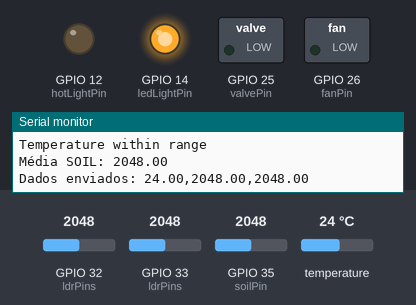
A program run on a simulated ESP32. Shown: switched loads named in the program (green lamp = pin HIGH), output pins drawn as LEDs (lit = HIGH), the last lines printed to the serial monitor. The inputs (shaded band) are chosen by the test bench; at power-on: temperature 24 °C, GPIO 32 (ldrPins) = 2048, GPIO 33 (ldrPins) = 2048, GPIO 35 (soilPin) = 2048. Nothing arrives over Bluetooth unless stated.

Above: at 6.8 s.
6.9 s: temperature set to 25.6 °C
13.9 s: temperature set to 26.8 °C
At 17.0 s:
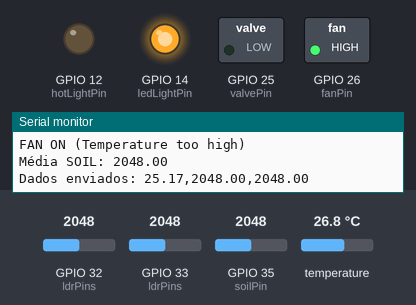
18.3 s: temperature set to 25.2 °C
25.9 s: temperature set to 24.7 °C
30.3 s: temperature set to 23.5 °C
At 32.1 s:
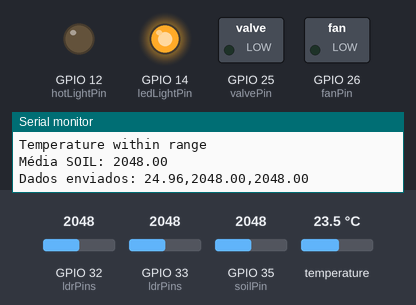
Timing chart, 0 to 33.6 s (numbered marks = the images above; inputs shaded):
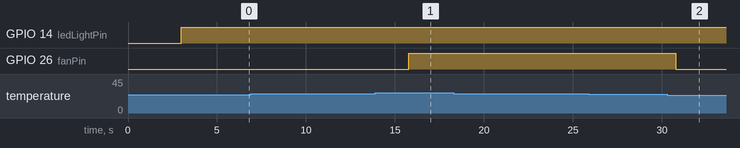

The program:

main.cpp
```cpp
//  Pages includes
#include <Arduino.h>
#include <Wire.h>
#include <OneWire.h>
#include <DallasTemperature.h>
#include <time.h>
#include <BluetoothSerial.h>
#include "ldrRead.h"
#include "soilRead.h"
#include "relays.h"
#include "general.h"
#include "bluetooth.h"
#include "control.h"

// CONSTANTS
extern const float MAX_TEMP = 24.0;
extern const float MIN_TEMP = 16.0;
extern const int ENOUGH_LIGHT = 1200; // Valor de luminosidade suficiente (Quanto menor o número, mais luminoso)
extern const int DRY = 3000;          // Valor lido quando o solo está totalmente seco
extern const int WET = 2000;          // Valor lido quando o solo está submerso na água

//  Digital Pin's
extern const int hotLightPin = 12;
extern const int ledLightPin = 14;
extern const int fanPin = 26;
extern const int valvePin = 25;

//  Analog Pin's
extern const int ldrPins[2] = {33, 32};
extern const int soilPin = 35;

// temp sensor:
#define ONE_WIRE_BUS 2
OneWire oneWire(ONE_WIRE_BUS);
DallasTemperature sensors(&oneWire);

//  Arrays de armazenamento
float measuresTemp[10] = {0};
float measuresLDR[10] = {0};
float measuresSOIL[10] = {0};

//  Variáveis de armazenamento
float averageTemp = 0;
float averageLDR = 0;
float averageSOIL = 0;

//---------------------------------------------------------------------------------
// Setup:
void setup()
{
  Serial.begin(115200);
  Wire.begin();

  setupBluetooth();
  setupLDR(ldrPins);
  setupSOIL(soilPin);
  setupRelays(valvePin, fanPin, ledLightPin, hotLightPin);
  sensors.begin();

  Serial.println();
}

// Controle de tempo sem RTC
unsigned long lastLoopTime = 0;          // Armazena o tempo da última execução
const unsigned long loopInterval = 3000; // Intervalo de 5 segundos

void loop()
{
  // Verifica se já passaram 5 segundos desde a última execução
  if (millis() - lastLoopTime >= loopInterval)
  {
    lastLoopTime = millis(); // Atualiza o tempo da última execução

    // Leitura do sensor LDR
    float readSensor_LDR = readLDR(ldrPins);
    averageLDR = movAverage(measuresLDR, readSensor_LDR);
    Serial.print("Média LDR: ");
    Serial.println(averageLDR);

    // Controle de luz baseado apenas na luminosidade
    lightControl(ledLightPin, averageLDR, ENOUGH_LIGHT);

    // Leitura do sensor de temperatura DS18B20
    sensors.requestTemperatures();
    float readSensor_DS18B20 = sensors.getTempCByIndex(0);

    if (readSensor_DS18B20 != DEVICE_DISCONNECTED_C)
    {
      averageTemp = movAverage(measuresTemp, readSensor_DS18B20);
      Serial.print("Média DS18B20: ");
      Serial.print(averageTemp);
      Serial.println("°C");

      // Controle de temperatura
      tempControl(hotLightPin, fanPin, averageTemp, MAX_TEMP, MIN_TEMP);
    }
    else
    {
      Serial.println("Erro no DS18B20");
    }

    // Leitura do sensor de umidade do solo
    float readSensor_SOIL = readSOIL(soilPin);
    averageSOIL = movAverage(measuresSOIL, readSensor_SOIL);
    Serial.print("Média SOIL: ");
    Serial.println(averageSOIL);

    // Controle de umidade do solo
    humControl(valvePin, averageSOIL, WET, DRY);

    // Envia dados via Bluetooth
    sendData(averageTemp, averageLDR, averageSOIL);

    Serial.println();
    Serial.println();
  }
}
```

bluetooth.h
```cpp
#ifndef bluetooth_h
#define bluetooth_h

// Declaração da função para inicializar o Bluetooth
void setupBluetooth();

// Declaração da função para enviar dados via Bluetooth
void sendData(float dhtData, float lightData, float soilData);

#endif
```

control.h
```cpp
#ifndef control_h
#define control_h

void tempControl(const int hotLight, const int fan, const float average, const float max, const float min);
void humControl(const int valve, float averageSOIL, const float min, const float max);
void lightControl(const int ledLight, const float average, const int enough);

#endif
```

general.h
```cpp
#ifndef general_h
#define general_h

float movAverage(float values[], float measure);
float simpleAvg(float values[]);

#endif
```

ldrRead.h
```cpp
#ifndef ldrRead_h
#define ldrRead_h

void setupLDR(const int pins[]);
int readLDR(const int pins[]);

#endif
```

relays.h
```cpp
#ifndef relays_h
#define relays_h

void setupRelays(const int valve, const int fan, const int ledLight, const int hotLight);
void tempControl(const int fan, const int hotLight, float averageDHT, const float max, const float min);
void humControl(const int valve, float averageSOIL, const float min);

void fanON(const int fan);
void fanOFF(const int fan);

void hotLightON(const int hotLight);
void hotLightOFF(const int hotLight);

void ledLightON(const int ledLight);
void ledLightOFF(const int ledLight);

void valveON(const int valve);
void valveOFF(const int valve);

#endif
```

soilRead.h
```cpp
#ifndef soilRead_h
#define soilRead_h

void setupSOIL(const int pin);
int readSOIL(const int pin);

#endif
```

bluetooth.cpp
```cpp
#include <Arduino.h>
#include <BluetoothSerial.h>
#include "bluetooth.h"

// Instância:
BluetoothSerial SerialBT;

// Função que inicia o Bluetooth no setup:
void setupBluetooth()
{
    SerialBT.begin("PetGreenhouse");
}

// Função que manda os dados em CSV se tem um cliente
void sendData(float dhtData, float lightData, float soilData)
{
    if (SerialBT.hasClient())
    {
        // Formata os dados em CSV
        String data = String(dhtData, 2) + "," + String(lightData, 2) + "," + String(soilData, 2) + "\n";

        // Envia a string CSV via Bluetooth
        SerialBT.print(data);
        Serial.print("Dados enviados: ");
        Serial.println(data); // Para monitoramento no Serial Monitor
    }
    else
    {
        Serial.print("Aguardando conexão");
    }
}
```

control.cpp
```cpp
#include <Arduino.h>
#include "control.h"
#include "relays.h"

// Controle de temperatura
void tempControl(const int hotLight, const int fan, const float average, const float max, const float min)
{
    const float maxHysteresis = max + 1.0; // Margem superior
    const float minHysteresis = min - 1.0; // Margem inferior

    if (average > maxHysteresis)
    {
        fanON(fan);            // Liga o ventilador
        hotLightOFF(hotLight); // Desliga o aquecedor
        Serial.println("FAN ON (Temperature too high)");
    }
    else if (average < minHysteresis)
    {
        fanOFF(fan);          // Desliga o ventilador
        hotLightON(hotLight); // Liga o aquecedor
        Serial.println("Hot Light ON (Temperature too low)");
    }
    else
    {
        fanOFF(fan);           // Desliga o ventilador
        hotLightOFF(hotLight); // Desliga o aquecedor
        Serial.println("Temperature within range");
    }
}

// Controle de umidade do solo
void humControl(const int valve, float averageSOIL, const float min, const float max)
{
    static bool valveState = false; // Estado atual da válvula

    // Caso 1: Solo está muito seco, liga a válvula
    if (averageSOIL > max && !valveState)
    {
        valveON(valve);    // Liga a válvula
        valveState = true; // Atualiza o estado da válvula
        Serial.println("Valve ON");
    }
    // Caso 2: Solo está suficientemente úmido, desliga a válvula
    else if (averageSOIL < min && valveState)
    {
        valveOFF(valve);    // Desliga a válvula
        valveState = false; // Atualiza o estado da válvula
        Serial.println("Valve OFF");
    }
    // Caso 3: Solo está na faixa ideal, desliga a válvula
    else if (valveState && averageSOIL >= min && averageSOIL <= max)
    {
        valveOFF(valve);    // Desliga a válvula
        valveState = false; // Atualiza o estado da válvula
        Serial.println("Valve OFF - Soil in optimal range");
    }
}

// Controle de luz
void lightControl(const int ledLight, const float average, const int enough)
{
    static bool ledState = false; // Armazena o estado atual do LED
    const int hysteresis = 100;   // Margem de histerese

    if (average > (enough + hysteresis) && !ledState)
    {
        ledLightON(ledLight); // Liga a luz LED
        ledState = true;
        Serial.println("Led ON");
    }
    else if (average < (enough - hysteresis) && ledState)
    {
        ledLightOFF(ledLight); // Desliga a luz LED
        ledState = false;
        Serial.println("Led OFF");
    }
}
```

general.cpp
```cpp
#include <Arduino.h>
#include "general.h"

float simpleAvg(float values[], int size)
{
    float sum = 0.0;
    for (int i = 0; i < size; i++)
    {
        sum += values[i];
    }
    return sum / size;
}

float movAverage(float values[], float measure)
{
    // Inicializa os valores se estiverem em zero
    for (int i = 0; i < 10; i++)
    {
        if (values[i] == 0)
        {
            values[i] = measure;
            return simpleAvg(values, i + 1); // Calcula a média dos valores disponíveis
        }
    }

    // Quando o array estiver cheio, mova todos os valores
    for (int i = 0; i < 9; i++)
    {
        values[i] = values[i + 1];
    }
    values[9] = measure;

    // Retorna a média dos 10 valores
    return simpleAvg(values, 10);
}
```

ldrRead.cpp
```cpp
#include <Arduino.h>
#include "ldrRead.h"

//  Função que inicia os LDRs
void setupLDR(const int pins[])
{
    for (int i = 0; i < 2; i++)
    {
        pinMode(pins[i], INPUT); // Configura os pinos recebidos como entrada
    }
}

int readLDR(const int pins[])
{
    int ldr1 = analogRead(pins[0]);
    int ldr2 = analogRead(pins[1]);

    int simpleAverage = (ldr1 + ldr2) / 2;

    return simpleAverage;
}
```

relays.cpp
```cpp
#include <Arduino.h>
#include "relays.h"

//  Função que inicia os relés
void setupRelays(const int valve, const int fan, const int ledLight, const int hotLight)
{
    pinMode(valve, OUTPUT);
    pinMode(fan, OUTPUT);
    pinMode(ledLight, OUTPUT);
    pinMode(hotLight, OUTPUT);
    digitalWrite(valve, LOW);
    digitalWrite(fan, LOW);
    digitalWrite(ledLight, LOW);
    digitalWrite(hotLight, LOW);
}

//  Função responsável por ligar a FAN
void fanON(const int fan)
{
    digitalWrite(fan, HIGH);
}

//  Função responsável por desligar a FAN
void fanOFF(const int fan)
{
    digitalWrite(fan, LOW);
}

//  Função responsável por ligar a lâmpada de secagem
void hotLightON(const int hotLight)
{
    digitalWrite(hotLight, HIGH);
}

//  Função responsável por desligar a lâmpada de secagem
void hotLightOFF(const int hotLight)
{
    digitalWrite(hotLight, LOW);
}

//  Função responsável por ligar a lâmpada led
void ledLightON(const int ledLight)
{
    digitalWrite(ledLight, HIGH);
}

//  Função responsável por desligar a lâmpada led
void ledLightOFF(const int ledLight)
{
    digitalWrite(ledLight, LOW);
}

//  Função responsável por ligar a válvula solenoide
void valveON(const int valve)
{
    digitalWrite(valve, HIGH);
}
//  Função responsável por desligar a válvula solenoide
void valveOFF(const int valve)
{
    digitalWrite(valve, LOW);
}
```

soilRead.cpp
```cpp
#include <Arduino.h>
#include "soilRead.h"

//  Função que inicia o Sensor Capacitivo
void setupSOIL(const int pin)
{
    pinMode(pin, INPUT);
}

//  Função que lê a umidade do solo
int readSOIL(const int pin)
{
    return analogRead(pin);
}
```

Measured:
- the behaviour switches between 26 and 26.1 °C on temperature (found by bisection; images 0 and 1)
- the behaviour switches between 24 and 23.9 °C on temperature (found by bisection; images 1 and 2)
- after the input at 13.9 s, GPIO 26 (fanPin): LOW → HIGH after 1.9 s
- after the input at 30.3 s, GPIO 26 (fanPin): HIGH → LOW after 0.47 s
